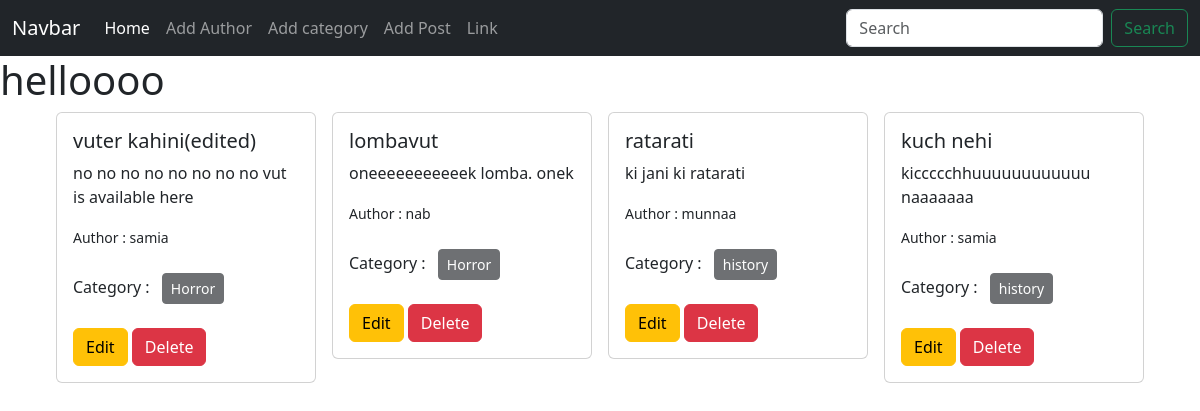
The page / on the database its author committed.
### posts/models.py (models this page shows, shortened)
class Post(models.Model):
    title = models.CharField(max_length=50)
    content = models.TextField()
    category = models.ManyToManyField(categoy) #ektapost multiple category er moddhe thakte pare abar ekta category er multiple post thakte pare
    author = models.ForeignKey(Author,on_delete=models.CASCADE)

### author/models.py (models this page shows, shortened)
class Author(models.Model):
    name = models.CharField(max_length=20)
    bio = models.TextField()
    phone_no = models.CharField(max_length=12)

### categories/models.py (models this page shows, shortened)
class categoy(models.Model):
    name = models.CharField(max_length=100)

### blogproject/views.py (the view)
# urls.py: 2. Add a URL to urlpatterns:  path('', views.home, name='home')
def home(request):
    data = Post.objects.all()
    return render(request,'home.html',{'data':data})

### templates/home.html
{% extends "base.html" %}
{% block content %}
<div class="d-flex flex-wrap justify-content-center px-5">
    {% for post in data   %}
    <div class="col-sm-3 ">
        <div class="card mx-2">
          <div class="card-body">
            <h5 class="card-title">{{post.title}}</h5>
            <p class="card-text">{{post.content}}</p>
            <p><small>Author : {{post.author.name}}</small></p>
            <p>Category :
              {% for cat  in post.category.all %}
              <button class="btn btn-dark m-2 btn-sm" disabled>{{cat.name}}</button>
              {% endfor %}
            </p>
            <a href="{% url "edit_post" post.id %}" class="btn btn-warning">Edit</a>
            <a href="{% url "delete_post" post.id %}" class="btn btn-danger">Delete</a>
          </div>
        </div>
      </div>
    {% endfor %}
  </div>
{% endblock content %}

### templates/base.html (shortened to what this page needs)
<!DOCTYPE html>
<html lang="en">
<head>
    <link href="https://cdn.jsdelivr.net/npm/bootstrap@5.3.2/dist/css/bootstrap.min.css" rel="stylesheet">
</head>
<body>
  <nav class="navbar navbar-expand-lg navbar-dark bg-dark">
    <div class="container-fluid">
      <a class="navbar-brand" href="#">Navbar</a>
      <div class="collapse navbar-collapse" id="navbarSupportedContent">
        <ul class="navbar-nav me-auto mb-2 mb-lg-0">
          <li class="nav-item">
            <a class="nav-link active" aria-current="page" href="{% url "home" %}">Home</a>
          </li>
          <li class="nav-item">
            <a class="nav-link" href="{% url "add_author" %}">Add Author</a>
          </li>
          <li class="nav-item">
            <a class="nav-link" href="{% url "add_category" %}">Add category</a>
          </li>
          <li class="nav-item">
            <a class="nav-link" href="{% url "add_post" %}">Add Post</a>
          </li>
          <li class="nav-item">
            <a class="nav-link" href="#">Link</a>
          </li>
        </ul>
        <form class="d-flex" role="search">
          <input class="form-control me-2" type="search" placeholder="Search" aria-label="Search">
          <button class="btn btn-outline-success" type="submit">Search</button>
        </form>
      </div>
    </div>
  </nav>
    <h1>helloooo</h1>
{% block content %}
{% endblock content %}
</body>
</html>

### rows shown on the page
Post: title "vuter kahini(edited)", content "no no no no no no no no vut is available here", author.name "samia"
categoy: name "Horror"
Post: title "lombavut", content "oneeeeeeeeeeek lomba. onek", author.name "nab"
Post: title "ratarati", content "ki jani ki ratarati", author.name "munnaa"
categoy: name "history"
Post: title "kuch nehi", content "kiccccchhuuuuuuuuuuuu naaaaaaa", author.name "samia"
